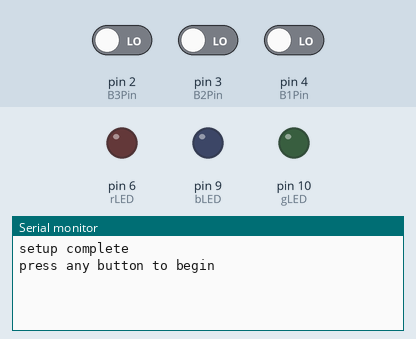
Simulated run of this sketch. Board: Arduino Uno, built with avr-gcc and run on an emulated ATmega328P. On the bench: output pins drawn as LEDs (lit = HIGH), the last lines printed to the serial monitor. Inputs (shaded band) come from the test bench; at power-on: pin 2 (B3Pin) LOW, pin 3 (B2Pin) LOW, pin 4 (B1Pin) LOW.

Above: at 1.2 s.
1.3 s: pin 2 (B3Pin) driven HIGH
At 2.5 s:
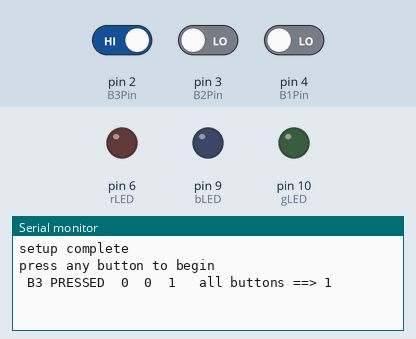
2.8 s: pin 2 (B3Pin) driven LOW
At 4.0 s:
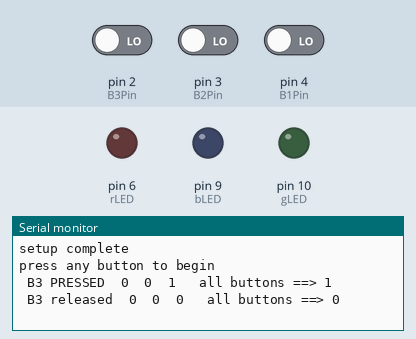
4.3 s: pin 2 (B3Pin) driven HIGH and pin 3 (B2Pin) driven HIGH
At 5.5 s:
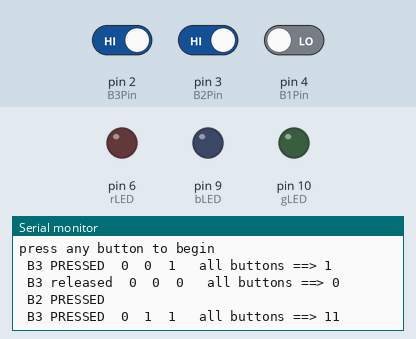
5.8 s: pin 2 (B3Pin) driven LOW and pin 3 (B2Pin) driven LOW
At 6.9 s:
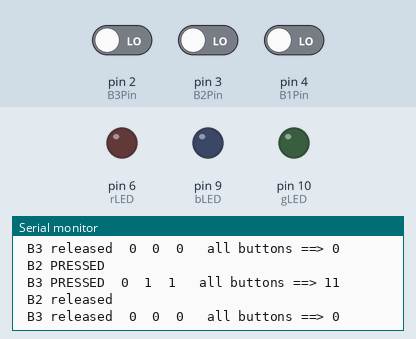

The sketch:

20-three-buttons.ino
```cpp
// W08-05-threeButtons

// read 3 buttons independently -- first press only
// act on button states in combination

/*
 *
 *   NOTE TONE (speaker) conflicts with (messes up) PWM (~) On pin 11 and 3
 *
 *   if you want to use red led
 *   need to move RED LED WIRE to pin 6 !!!
 *
 *   this code uses pin 10 (green led)
 *
 */


// button variables
int B1Pin = 4 ;   // pin declare -- where is circuit ?
boolean B1State = 0 ; // state of button 1=pressed, 0=not
boolean lastB1State = 0; // remember what happened last time

int B2Pin = 3 ;   // pin declare -- where is circuit ?
boolean B2State = 0 ; // state of button 1=pressed, 0=not
boolean lastB2State = 0; // remember what happened last time

int B3Pin = 2 ;   // pin declare -- where is circuit ?
boolean B3State = 0 ; // state of button 1=pressed, 0=not
boolean lastB3State = 0; // remember what happened last time


// led variables
int rLED = 6;
int rLEDState = 0; // now going to be analog

int gLED = 10;
int gLEDState = 0; // now going to be analog

int bLED = 9;
int bLEDState = 0; // now going to be analog

int allButtons = 0; // hold all the buttons together
int lastAllButtons =0;

// compare variables
boolean IS_PRESSED  = 1;
boolean NOT_PRESSED = 0;

// speaker variables -- // https://www.arduino.cc/reference/en/language/functions/advanced-io/tone/
int speakerPin = 12;
int frequency = 200;
int frequencyStep = 20;

// brightness variables
int brightness = 50;
int brightnessStep = 5;


void setup() {

  pinMode(B1Pin, INPUT);   // INPUT OR OUTPUT ?
  pinMode(B2Pin, INPUT);
  pinMode(B3Pin, INPUT);

  pinMode(rLED, OUTPUT);
  pinMode(gLED, OUTPUT);
  pinMode(bLED, OUTPUT);

  Serial.begin(9600);
  Serial.println("\n\nsetup complete");
  Serial.println("press any button to begin");
}

void loop () {

  // read all the buttons
  B1State = digitalRead( B1Pin ); // read button
  B2State = digitalRead( B2Pin ); // read button
  B3State = digitalRead( B3Pin ); // read button

  // find raising and falling edges of all buttons
  // check B1
      // pressed (raising edge)
      // if the button IS pressed AND (&&) lastTime was NOT pressed
      if ((B1State == IS_PRESSED) && (lastB1State == NOT_PRESSED)) {
        Serial.print("\n B1 PRESSED");
        allButtons += 100;
      }

      // released (falling edge)
      if ((B1State == NOT_PRESSED) && (lastB1State == IS_PRESSED)) {
        Serial.print("\n B1 released");
        allButtons -= 100;
      }

  //check B2
      // pressed (raising edge)
      // if the button IS pressed AND (&&) lastTime was NOT pressed
      if ((B2State == IS_PRESSED) && (lastB2State == NOT_PRESSED)) {
        Serial.print("\n B2 PRESSED");
        allButtons += 10;
      }
      // released (falling edge)
      if ((B2State == NOT_PRESSED) && (lastB2State == IS_PRESSED)) {
        Serial.print("\n B2 released");
        allButtons -= 10;
      }

  // check B3
      // pressed (raising edge)
      // if the button IS pressed AND (&&) lastTime was NOT pressed
      if ((B3State == IS_PRESSED) && (lastB3State == NOT_PRESSED)) {
        Serial.print("\n B3 PRESSED");
        allButtons += 1;
      }
      // released (falling edge)
      if ((B3State == NOT_PRESSED) && (lastB3State == IS_PRESSED)) {
        Serial.print("\n B3 released");
        allButtons -= 1;
      }

    // did VALUE of allButtons change?
       if (allButtons != lastAllButtons){
           Serial.print("\t");
           Serial.print(B1State);
           Serial.print("\t");
           Serial.print(B2State);
           Serial.print("\t");
           Serial.print(B3State);

           Serial.print( "\t all buttons ==> ");
           Serial.println(allButtons);
       } // end if button change


  // write in your diary
    lastB1State = B1State;
    lastB2State = B2State;
    lastB3State = B3State;
    lastAllButtons = allButtons;

  delay(30); // if this gets smaller -- then its harder to hit combinations

}

void ledsOff(){
  analogWrite(rLED, 0);
  analogWrite(gLED, 0);
  analogWrite(bLED, 0);
}
```

Measured:
- after the input at 1.3 s, the serial monitor: prints a new line at once (image 1)
- after the input at 2.8 s, the serial monitor: prints a new line at once (image 2)
- after the input at 4.3 s, the serial monitor: prints a new line at once (image 3)
- after the input at 5.8 s, the serial monitor: prints a new line at once (image 4)
